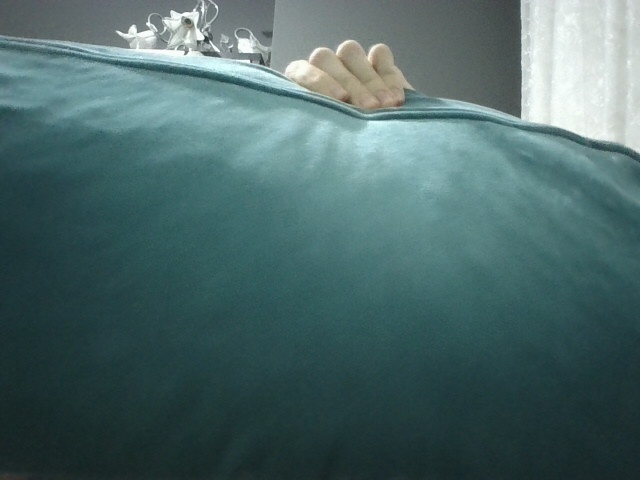
#> input picture kamera_fotografi.jpg, 640 x 480 px, given in place of the camera
$ python 'Test_Blur&Canny.py'
#> lines starting #> are read from the running program, lines starting #| are printed output that depends on the picture; after the words box and inside, x2 and y2 are one past the last pixel; in counts of white or black regions, pixels touching at a corner belong together
import cv2 as cv
import numpy as np

cap = cv.VideoCapture(0)
while(1):
    _, frame = cap.read()
#> frame is the input picture: shape (480, 640, 3); mean B, G, R 104.7, 104.3, 76.4
    frame = cv.cvtColor(frame, cv.COLOR_BGR2GRAY)
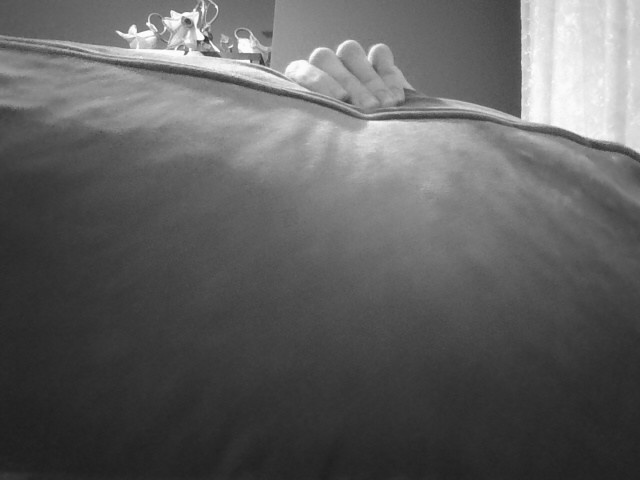
#> frame: shape (480, 640); min 30, max 255, mean 96
    blurred_frame = cv.GaussianBlur(frame, (5,5),0)
    kernel = np.ones((5,5),np.uint8)
    opening = cv.morphologyEx(blurred_frame, cv.MORPH_OPEN, kernel)
    laplacian = cv.Laplacian(blurred_frame,cv.CV_64F)
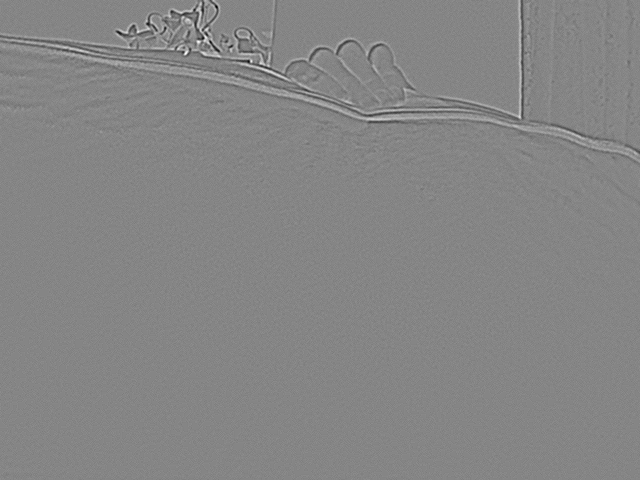
#> laplacian: shape (480, 640) float64; min -56, max 51, mean 0; drawn with min black and max white
    canny1 = cv.Canny(opening,100,200)
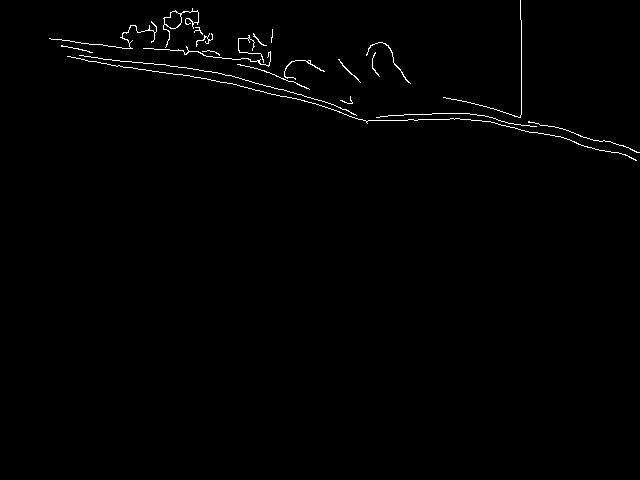
#> canny1: shape (480, 640); 0.81% white in thin lines or dots, all inside (x1, y1, x2, y2) = (49, 0, 640, 161)
    canny2 = cv.Canny(frame,100,200)
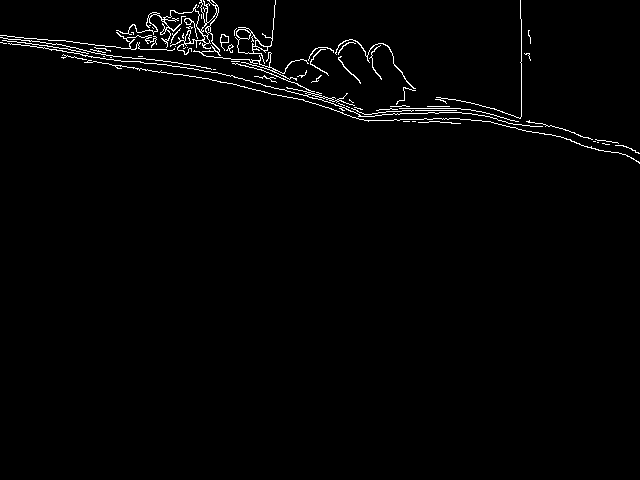
#> canny2: shape (480, 640); 1.6% white in thin lines or dots, all inside (x1, y1, x2, y2) = (0, 0, 640, 164)
    #canny3 = cv.Canny(blurred_frame,100,150)
    #canny4 = cv.Canny(frame,100,150)

    cv.imshow("Frame", frame)
    cv.imshow("Canny1", canny1)
    cv.imshow("Canny2", canny2)
    #cv.imshow("Canny3", canny3)
    #cv.imshow("Canny4", canny4)

    key = cv.waitKey(1)
#> (key Esc is pressed here)
    if key == 27:
        break
cap.release()
cv.destroyAllWindows()

$ run again, on sudoku.jpg
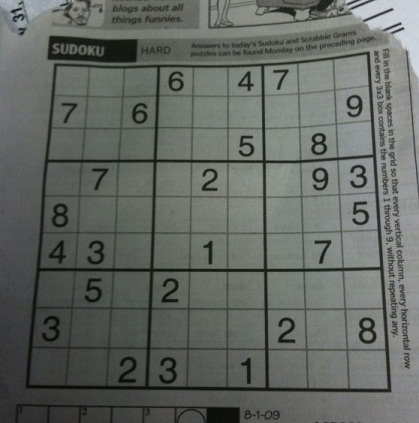
#> input picture sudoku.jpg, 419 x 423 px, given in place of the camera
#> frame is the input picture: shape (423, 419, 3); mean B, G, R 98.9, 103.6, 99.4
#> frame: shape (423, 419)
#> `canny1 = cv.Canny(opening,100,200)`:
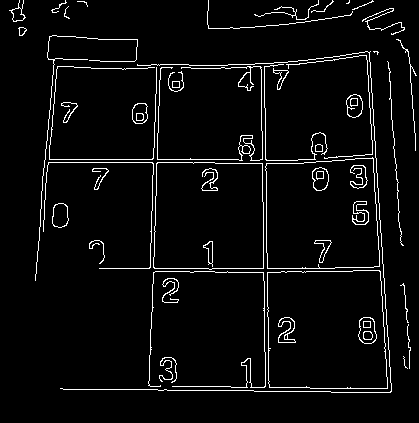
#> canny1: shape (423, 419); 4.5% white in thin lines or dots
#> `canny2 = cv.Canny(frame,100,200)`:
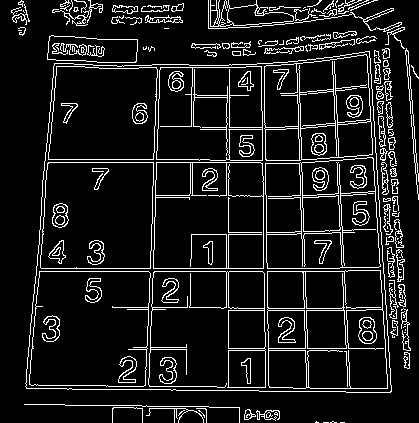
#> canny2: shape (423, 419); 10.3% white in thin lines or dots
